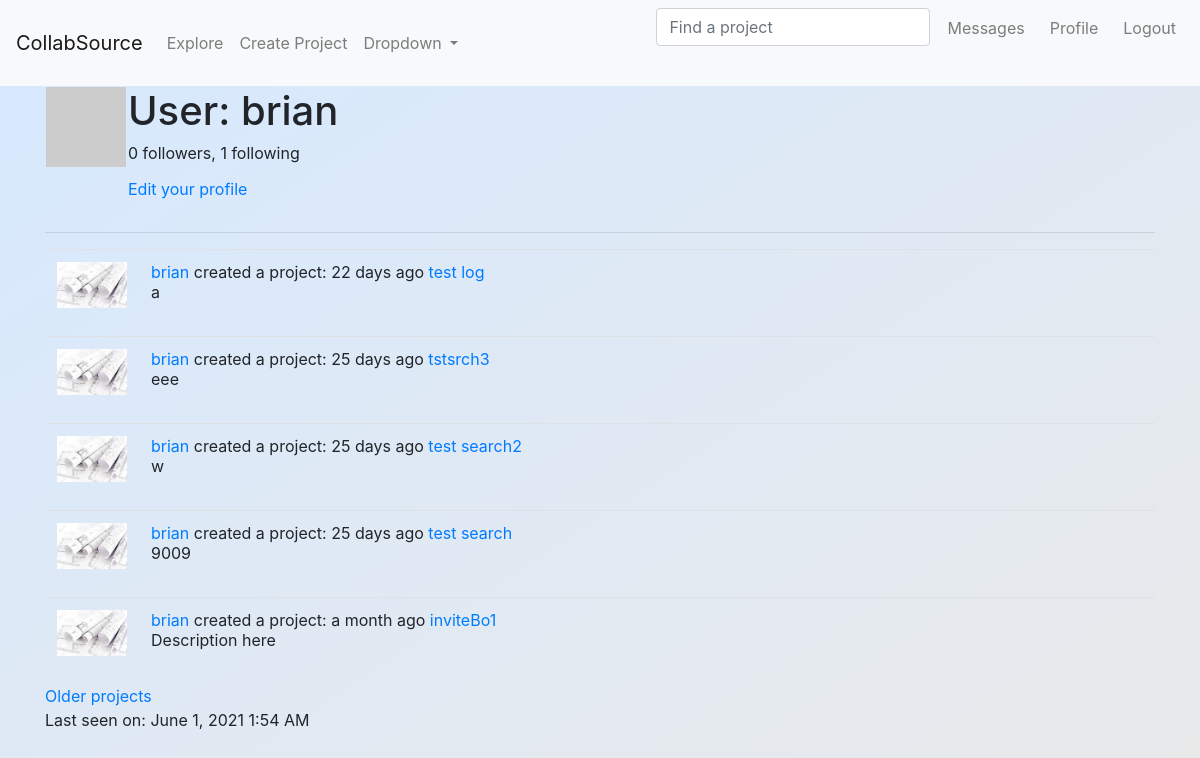
The app's page /user/brian (signed in), older data.
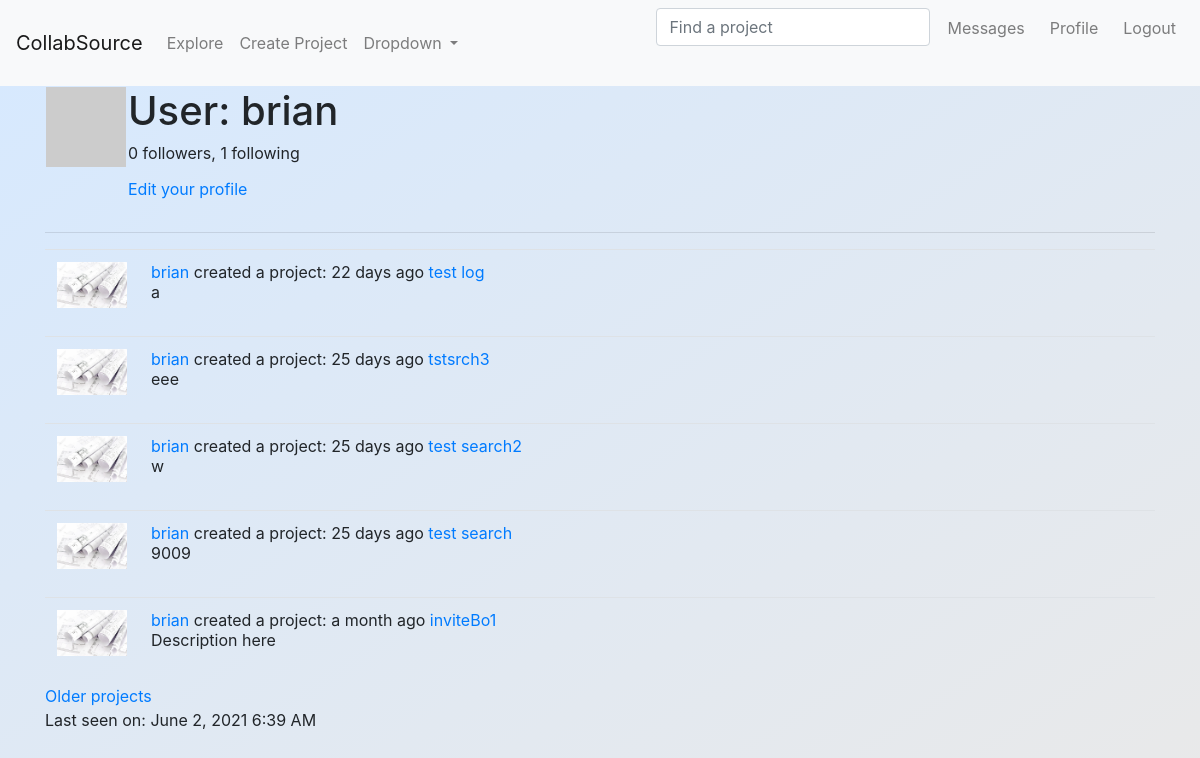
The same page, newer data.
### app/models.py (models this page shows, shortened)
class PaginatedAPIMixin:
    @staticmethod
    def to_collection_dict(query, page, per_page, endpoint, **kwargs):
        resources = query.paginate(page, per_page, False)
        data = {
            'items': [item.to_dict() for item in resources.items],
            '_meta': {
                'page': page,
                'per_page': per_page,
                'total_pages': resources.pages,
                'total_items': resources.total
            },
            '_links': {
                'self': url_for(endpoint, page=page, per_page=per_page,
                                **kwargs),
                'next': url_for(endpoint, page=page + 1, per_page=per_page,
                                **kwargs) if resources.has_next else None,
                'prev': url_for(endpoint, page=page - 1, per_page=per_page,
                                **kwargs) if resources.has_prev else None
            }
        }
        return data

class User(PaginatedAPIMixin, UserMixin, db.Model):
    id = db.Column(db.Integer, primary_key=True)
    username = db.Column(db.String(64), index=True, unique=True)
    role_id = db.Column(db.Integer, db.ForeignKey('role.id'))
    email = db.Column(db.String(120), index=True, unique=True)
    password_hash = db.Column(db.String(128))
    projects = db.relationship('Project', backref='creator', lazy='dynamic') # only keep for ProjMember __init__?
    about_me = db.Column(db.String(140))
    last_seen = db.Column(db.DateTime, default=datetime.utcnow)
    followed = db.relationship( # Looking at relationship from follower (one) --> following (many), this yield the right side (those followed)
        'User', secondary=followers, #Self-ref, association table
        primaryjoin=(followers.c.follower_id == id), #condition to join left side (follower) w/ assoc. table
        secondaryjoin=(followers.c.followed_id == id),
        backref=db.backref('followers', lazy='dynamic'), lazy='dynamic') #defines how this relationship will be accessed from the right side entity
    proj_requests = db.relationship('JoinRequest', back_populates='user',
                        lazy='dynamic',cascade="all, delete-orphan") # cascade to remove
    last_notif_read_time = db.Column(db.DateTime)
    member_of = db.relationship('ProjMember',back_populates='user',
                        lazy='dynamic',cascade="all, delete-orphan")
    def __init__(self, **kwargs):
        super(User, self).__init__(**kwargs)
        if self.role is None: # lint error because backrefd
            if self.email in current_app.config['ADMINS']:
                self.role = Role.query.filter_by(name='Admin').first()
            if self.role is None:
                self.role = Role.query.filter_by(default=True).first()
    def new_requests(self):
        last_read_time = self.last_notif_read_time or datetime(1900,1,1)
        return JoinRequest.query.filter_by(kind='request').join(ProjMember,
            (JoinRequest.project_id == ProjMember.project_id)).filter(
                ProjMember.user_id == self.id).filter(JoinRequest.timestamp > last_read_time).count() + \
            JoinRequest.query.filter_by(user_id = self.id, kind='invite').filter(
                        JoinRequest.timestamp > last_read_time).count()
    def avatar(self, size):
        digest = md5(self.email.lower().encode('utf-8')).hexdigest()
        return 'https://www.gravatar.com/avatar/{}?d=identicon&s={}'.format(digest, size)

@dataclass
class Project(PaginatedAPIMixin, SearchableMixin, db.Model):
    __searchable__ = ['category','name','descr'] # add 'tags' and 'wanted_positions' when JSON figured out
    id = db.Column(db.Integer, primary_key=True)
    name = db.Column(db.String(60))
    category = db.Column(db.String(60))
    descr = db.Column(db.String(140))
    skill_level = db.Column(db.String(20))
    setting = db.Column(db.String(20))
    chat_link = db.Column(db.String(512)) # Discord, slack etc.
    language = db.Column(db.String(5))
    timestamp = db.Column(db.DateTime, index=True, default=datetime.utcnow) # index to retrieve projs in chron. order
    user_id = db.Column(db.Integer, db.ForeignKey('user.id')) #creator ID (want this to be many to one: many creator to one proj)
    __mapper_args__ = {'polymorphic_on': category}
    tags = db.relationship( # Looking at relationship from project (one) --> tags (many)
        'Tag', secondary=tag_map, #Self-ref, association table
        backref=db.backref('tag_map', lazy='dynamic'), lazy='dynamic') #defines how this relationship will be accessed from the right side entity
    wanted_positions = db.relationship( # represented by 'w_pos' for kind arg in tag functions
        'Position', secondary=position_map,
        backref=db.backref('position_map', lazy='dynamic'), lazy='dynamic')
    user_requests = db.relationship('JoinRequest', back_populates='project',cascade="all, delete-orphan", lazy='dynamic') # try setting to __tablename__
    members = db.relationship('ProjMember',back_populates='project',
                        lazy='dynamic',cascade="all, delete-orphan")

@dataclass
class Learning(Project):
    __mapper_args__ = {'polymorphic_identity': 'learning'}
    id = db.Column(db.Integer, db.ForeignKey('project.id'), primary_key=True)
    _field_name = 'learning' #SelectField option in form, not necessary with API?
    pace = db.Column(db.String(60))
    learning_category = db.Column(db.String(60))
    subject = db.Column(db.String(60)) # may be redundant with project name
    resource = db.Column(db.String(70)) #can be textbook, playlist, etc.

class SearchableMixin(object):
    @classmethod
    def before_commit(cls, session):
        session._changes = {
            'add': list(session.new),
            'update': list(session.dirty),
            'delete': list(session.deleted)
        }
    @classmethod
    def after_commit(cls, session):
        for obj in session._changes['add']:
            if isinstance(obj, SearchableMixin):
                add_to_index(obj.__tablename__, obj)
        for obj in session._changes['update']:
            if isinstance(obj, SearchableMixin):
                add_to_index(obj.__tablename__, obj)
        for obj in session._changes['delete']:
            if isinstance(obj, SearchableMixin):
                remove_from_index(obj.__tablename__, obj)
        session._changes = None

@dataclass
class Project(PaginatedAPIMixin, SearchableMixin, db.Model):
    __searchable__ = ['category','name','descr'] # add 'tags' and 'wanted_positions' when JSON figured out
    id = db.Column(db.Integer, primary_key=True)
    name = db.Column(db.String(60))
    category = db.Column(db.String(60))
    descr = db.Column(db.String(140))
    skill_level = db.Column(db.String(20))
    setting = db.Column(db.String(20))
    chat_link = db.Column(db.String(512)) # Discord, slack etc.
    language = db.Column(db.String(5))
    timestamp = db.Column(db.DateTime, index=True, default=datetime.utcnow) # index to retrieve projs in chron. order
    user_id = db.Column(db.Integer, db.ForeignKey('user.id')) #creator ID (want this to be many to one: many creator to one proj)
    __mapper_args__ = {'polymorphic_on': category}
    tags = db.relationship( # Looking at relationship from project (one) --> tags (many)
        'Tag', secondary=tag_map, #Self-ref, association table
        backref=db.backref('tag_map', lazy='dynamic'), lazy='dynamic') #defines how this relationship will be accessed from the right side entity
    wanted_positions = db.relationship( # represented by 'w_pos' for kind arg in tag functions
        'Position', secondary=position_map,
        backref=db.backref('position_map', lazy='dynamic'), lazy='dynamic')
    user_requests = db.relationship('JoinRequest', back_populates='project',cascade="all, delete-orphan", lazy='dynamic') # try setting to __tablename__
    members = db.relationship('ProjMember',back_populates='project',
                        lazy='dynamic',cascade="all, delete-orphan")

### app/main/routes.py (the view)
@bp.route('/user/<username>')
@login_required
def user(username):
    user = User.query.filter_by(username=username).first_or_404()
    page = request.args.get('page', 1, type=int)
    projects = user.projects.order_by(Project.timestamp.desc()).paginate(
        page, current_app.config['PROJECTS_PER_PAGE'], False)
    next_url = url_for('main.user', username=user.username,
                       page=projects.next_num) if projects.has_next else None
    prev_url = url_for('main.user', username=user.username,
                       page=projects.prev_num) if projects.has_prev else None
    form = EmptyForm()
    return render_template('user.html', user=user, projects=projects.items,
                           next_url=next_url, prev_url=prev_url, form=form)

### app/main/forms.py
class SearchForm(FlaskForm):
    q = StringField(_l('Find a project'), validators=[DataRequired()])
    def __init__(self, *args, **kwargs):
        if 'formdata' not in kwargs:
            kwargs['formdata'] = request.args # for the GET request
        if 'csrf_enabled' not in kwargs:
            kwargs['csrf_enabled'] = False
        super(SearchForm, self).__init__(*args, **kwargs)

class EmptyForm(FlaskForm):
    submit = SubmitField('Submit')

### app/main/__init__.py (called while the page is built)
@bp.app_context_processor
def inject_permissions(proj=None):
    if proj:
        return dict(Permission=ProjPerm)
    else:
        return dict(Permission=SitePerm)

### app/main/routes.py (called while the page is built)
@bp.before_app_request
def before_request():
    if current_user.is_authenticated:
        current_user.last_seen = datetime.utcnow()
        db.session.commit()
        g.search_form = SearchForm() # g variable is specific to each request and each client
    g.locale = str(get_locale())

### app/models.py (called while the page is built)
@login.user_loader
def load_user(id):
    return User.query.get(int(id))

### app/templates/user.html (shortened to what this page needs)
{% extends "base.html" %}
{% block content %}
    <table>
        <tr valign="top">
            <td><img src="{{ user.avatar(128) }}"></td>
            <td>
                <h1>{{ _('User') }}: {{ user.username }}</h1>
                <p>{{ _('%(count)d followers', count=user.followers.count()) }}, {{ _('%(count)d following', count=user.followed.count()) }}</p>
                {% if user == current_user %}
                    <p><a href="{{ url_for('main.edit_profile') }}">{{ _('Edit your profile') }}</a></p>
                {% endif %}
            </td>
        </tr>
    </table>
    <hr>
    {% for project in projects %}
        {% include '_proj_pvw.html' %}
    {% endfor %}
    {% if next_url %}
        <a href="{{ next_url }}">{{ _('Older projects') }}</a>
    {% endif %}
    {% if user.last_seen %}
    <p>Last seen on: {{ moment(user.last_seen).format('LLL') }}</p>
    {% endif %}
{% endblock %}

### app/templates/base.html (shortened to what this page needs)
<html>
    <head>
        <link rel="stylesheet" href="https://cdn.jsdelivr.net/npm/bootstrap@4.6.0/dist/css/bootstrap.min.css">
        <link href="https://cdnjs.cloudflare.com/ajax/libs/select2/4.0.10/css/select2.min.css" rel="stylesheet" />
        <link rel="stylesheet" href="https://ajax.googleapis.com/ajax/libs/jqueryui/1.12.1/themes/smoothness/jquery-ui.css">
    </head>
    <body id="grad1">
        {% block navbar %}
        <nav class="navbar navbar-expand-lg navbar-light bg-light">
            <a class="navbar-brand" href="{{ url_for('main.index') }}">CollabSource</a>
            <div class="collapse navbar-collapse" id="navbarSupportedContent">
              <ul class="navbar-nav mr-auto">
                <li class="nav-item">
                  <a class="nav-link" href="{{ url_for('main.explore') }}">{{ _('Explore') }}</a>
                </li>
                <li class="nav-item">
                  <a class="nav-link" href="{{ url_for('main.create_project') }}">{{ _('Create Project') }}</a>
                </li>
                <li class="nav-item dropdown">
                  <a class="nav-link dropdown-toggle" href="#" id="navbarDropdown" role="button" data-toggle="dropdown" aria-haspopup="true" aria-expanded="false">
                    Dropdown
                  </a>
                </li>
              </ul>
              <ul class="nav navbar-nav navbar-right">
                {% if g.search_form %}
                  <form class="navbar-form" method="get"
                          action="{{ url_for('main.search') }}">
                      <div class="form-group">
                          {{ g.search_form.q(size=20, class='form-control',
                              placeholder=g.search_form.q.label.text) }}
                      </div>
                  </form>
                  {% endif %}
                {% if current_user.is_anonymous %}
                <li class="nav-item"><a class="nav-link" href="{{ url_for('auth.login') }}">{{ _('Login') }}</a></li>
                {% else %}
                <li>
                  <a class="nav-link" href="{{ url_for('main.messages') }}">
                    &nbsp; {{ _('Messages') }} &nbsp;
                    {% set new_notifs = current_user.new_requests() %}
                  </a>
                </li>
                <li class="nav-item"><a class="nav-link" href="{{ url_for('main.user', username=current_user.username) }}">{{ _('Profile') }} &nbsp; </a></li>
                <li class="nav-item"><a class="nav-link" href="{{ url_for('auth.logout') }}">{{ _('Logout') }}</a></li>
                {% endif %}
              </ul>
            </div>
          </nav>
        {% endblock %}
        <div class="container">
            {% block content %}{% endblock %}
        </div>
  </body>
</html>

### app/templates/_proj_pvw.html (shortened to what this page needs)
<table class="table table-hover">
    <tr>
        <td width="70px">
            <a href="{{ url_for('main.project', project_id=project.id) }}">
                <img style='width: 70px', src="{{ url_for('static', filename='img/proj.jpg') }}" />
            </a>
        </td>
        <td>
            {{ _('%(username)s created a project: %(when)s',
                    username=user_link, when=moment(project.timestamp).fromNow()) }}
            <a href="{{url_for('main.project', project_id=project.id)}}">{{ project.name }}</a><br>
            {{ project.descr }}
        </td>
    </tr>
</table>

### app/templates/base.html (style rules this page uses)
#grad1 { background-image: linear-gradient(to bottom right, #d6e9ff, #e9e9e9); }

Row changes from the older to the newer data that the page shows:
changed User "brian": last_seen "June 1, 2021 1:54 AM" → "June 2, 2021 6:39 AM"
